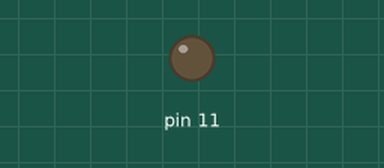
This sketch was run on a simulated Arduino Uno, built with avr-gcc and run on an emulated ATmega328P. On the bench: output pins drawn as LEDs (lit = HIGH).

Above: at 0.05 s.
At 1.0 s:
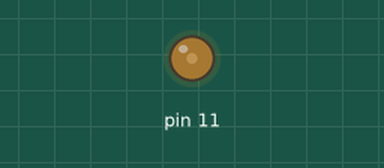
At 1.5 s:
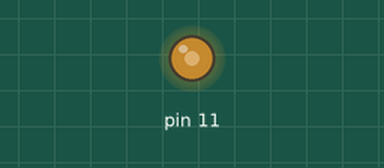
At 2.0 s:
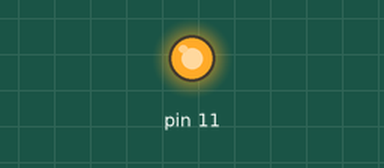
Timing chart, 0 to 4.6 s (numbered marks = the images above):
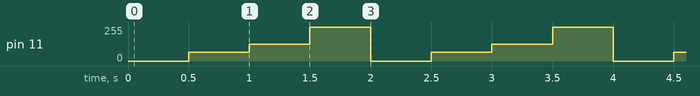

The sketch:

PWM_AnalogWrite.ino
```cpp
void setup() {
  // put your setup code here, to run once:
  Serial.begin(9600);
  pinMode(11, OUTPUT);
  // analogWrite(led_pin,led_value);

}

void loop() {
  // put your main code here, to run repeatedly:
  analogWrite(11,0);
  delay(500);
  analogWrite(11,64);
  delay(500);
  analogWrite(11,127);
  delay(500);
  analogWrite(11,255);
  delay(500);

}
```

Measured:
- by itself, pin 11: repeats every 2.0 s: 127/255 0.50 s, 255/255 0.50 s, 0/255 0.50 s, 64/255 0.50 s
